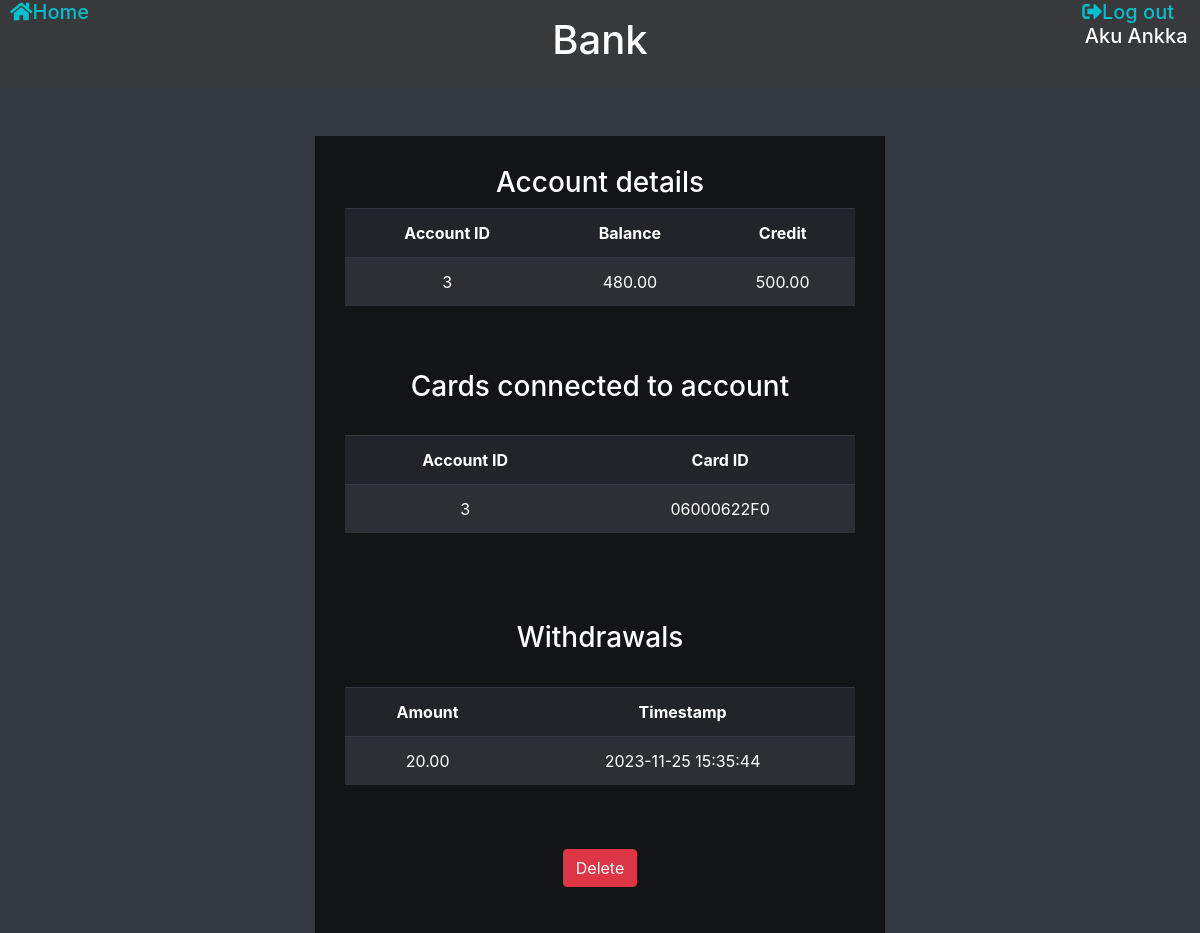
Screenshot of /accountDetails.php?id=3 (signed in) with the database file from the repository.
### tables this page shows
CREATE TABLE IF NOT EXISTS `customer_has_account` (
  `idcustomer` INT NOT NULL,
  `idaccount` INT NOT NULL,
  PRIMARY KEY (`idcustomer`, `idaccount`),
  INDEX `fk_customer_has_account_account1_idx` (`idaccount` ASC) VISIBLE,
  INDEX `fk_customer_has_account_customer1_idx` (`idcustomer` ASC) VISIBLE,
  CONSTRAINT `fk_customer_has_account_customer1`
    FOREIGN KEY (`idcustomer`)
    REFERENCES `customer` (`idcustomer`)
    ON DELETE NO ACTION
    ON UPDATE NO ACTION,
  CONSTRAINT `fk_customer_has_account_account1`
    FOREIGN KEY (`idaccount`)
    REFERENCES `account` (`idaccount`)
    ON DELETE NO ACTION
    ON UPDATE NO ACTION);

CREATE TABLE IF NOT EXISTS `account` (
  `idaccount` INT NOT NULL AUTO_INCREMENT,
  `balance` DECIMAL(10,2) NOT NULL,
  `credit` DECIMAL(10,2) NULL,
  PRIMARY KEY (`idaccount`));

CREATE TABLE IF NOT EXISTS `card` (
  `idcard` VARCHAR(16) NOT NULL,
  `pin` VARCHAR(255) NOT NULL,
  `idcustomer` INT NOT NULL,
  PRIMARY KEY (`idcard`),
  INDEX `fk_card_customer1_idx` (`idcustomer` ASC) VISIBLE,
  CONSTRAINT `fk_card_customer1`
    FOREIGN KEY (`idcustomer`)
    REFERENCES `customer` (`idcustomer`)
    ON DELETE NO ACTION
    ON UPDATE NO ACTION);

CREATE TABLE IF NOT EXISTS `withdrawal` (
  `idwithdrawal` INT NOT NULL AUTO_INCREMENT,
  `idaccount` INT NOT NULL,
  `amount` DECIMAL(10,2) NOT NULL,
  `timestamp` DATETIME NOT NULL DEFAULT current_timestamp(),
  PRIMARY KEY (`idwithdrawal`),
  INDEX `fk_transactions_account1_idx` (`idaccount` ASC) VISIBLE,
  CONSTRAINT `fk_transactions_account1`
    FOREIGN KEY (`idaccount`)
    REFERENCES `account` (`idaccount`)
    ON DELETE NO ACTION
    ON UPDATE NO ACTION);

### www/accountDetails.php (the view, shortened to what this page needs)
<?php
require_once "connection.php";
$result=[];
try {
	if (isset($_GET["id"])) {
		$sql = 'SELECT * FROM account
        JOIN customer_has_account ON account.idaccount = customer_has_account.idaccount
        JOIN customer ON customer_has_account.idcustomer = customer.idcustomer
        WHERE customer.idcustomer = :idCustomer
        AND account.idaccount = :idAccount
        LIMIT 1';
        $statement = $connect->prepare($sql);
        $paramCustomerId = $_SESSION["userID"];
        $paramAccountId = $_GET["id"];
        $statement->bindparam(":idCustomer", $paramCustomerId);
        $statement->bindparam(":idAccount", $paramAccountId);
        $statement->execute();
        $result = $statement->fetchAll();
	}
} catch (Exception $error) {
	echo "Error" . $error->getMessage();
}
try {
	if (isset($_GET["id"])) {
		$sql = 'SELECT * FROM withdrawal
        JOIN account ON withdrawal.idaccount = account.idaccount
        JOIN customer_has_account ON account.idaccount = customer_has_account.idaccount
        JOIN customer ON customer_has_account.idcustomer = customer.idcustomer
        WHERE customer.idcustomer = :idCustomer
        AND withdrawal.idaccount = :idAccount';
        $statement = $connect->prepare($sql);
        $paramCustomerId = $_SESSION["userID"];
        $paramAccountId = $_GET["id"];
        $statement->bindparam(":idCustomer", $paramCustomerId);
        $statement->bindparam(":idAccount", $paramAccountId);
        $statement->execute();
        $result2 = $statement->fetchAll();
	}
} catch (Exception $error) {
	echo "Error" . $error->getMessage();
}
try {
	$sql = 'SELECT card.idcard, account.idaccount FROM customer
	JOIN card ON customer.idcustomer = card.idcustomer
	JOIN card_has_account ON card.idcard = card_has_account.idcard
	JOIN account ON card_has_account.idaccount = account.idaccount
	WHERE customer.idcustomer = :idCustomer
    AND account.idaccount = :idAccount';
	$statement = $connect->prepare($sql);
	$paramCustomerId = $_SESSION["userID"];
    $paramAccountId = $_GET["id"];
	$statement->bindparam(":idCustomer", $paramCustomerId);
    $statement->bindparam(":idAccount", $paramAccountId);
	$statement->execute();
	$result3 = $statement->fetchAll();
} catch (Exception $error) {
	echo "Error" . $error->getMessage();
}
?>
<!DOCTYPE html>
<html lang="fi">
<head>
	<link rel="stylesheet" href="https://maxcdn.bootstrapcdn.com/bootstrap/4.1.3/css/bootstrap.min.css">
	<link rel="stylesheet" href="https://use.fontawesome.com/releases/v5.3.1/css/all.css">
	<link rel="stylesheet" href="stylesheet.css">
	<link rel="stylesheet" type="text/css" href="https://cdn.datatables.net/v/bs4/dt-1.12.1/r-2.3.0/datatables.min.css"/>
    <link rel="stylesheet" href="stylesheet.css">
</head>
<body class="bg-dark text-white ">
	<?php include 'header.php';?>
	<main class="container text-center">
	<div class="row">
		<div class="col-md-3 mx-auto"></div>
		<div style="background-color:rgba(0, 0, 0, 0.65); padding: 30px;" class="col-md-6 mx-auto">
            <h3>Account details</h3>
		    <div class="form-group">
                <table id="table" class="table table-dark table-striped">
                    <thead>
                        <tr class="font-weight-bold">
                            <td>Account ID</td>
                            <td>Balance</td>
                            <td>Credit</td>
                        </tr>
                    </thead>
                    <tbody>
                    <?php
                        if ($result === NULL) {
                            echo "You have no accounts.";
                        } else {
                            foreach ($result as $value) {
                                echo '<tr><td>' . htmlspecialchars($value['idaccount']) . '</td>
                                <td>' . htmlspecialchars($value['balance']) . "</td>
                                <td>";
                                if($value['credit'] === NULL) {
                                    echo "No credit";
                                } else {
                                    echo htmlspecialchars($value['credit']);
                                }
                                echo "</td>
                                </tr>";
                            }
                        }
                    ?>
                    </tbody>
                </table><br><br>
                <h3>Cards connected to account</h3>
                <br>
                <table id="cardTable" class="table table-dark table-striped">
                    <thead>
                        <tr class="font-weight-bold">
                            <td>Account ID</td>
                            <td>Card ID</td>
                        </tr>
                    </thead>
                    <tbody>
                    <?php
                        if (count($result3) === 0) {
                            echo "<tr><td colspan='2'>You have no cards on this account.</td></tr>";
                        } else {
                            foreach ($result3 as $value) {
                                echo '<tr><td>' . htmlspecialchars($value['idaccount']) . '</td>
                                <td>' . htmlspecialchars($value['idcard']) . "</td>
                                </tr>";
                            }
                        }
                    ?>
                    </tbody>
			    </table><br><br><br>
                <h3>Withdrawals</h3>
                <br>
                <table id="withdrawalTable" class="table table-dark table-striped">
                    <thead>
                        <tr class="font-weight-bold">
                            <td>Amount</td>
                            <td>Timestamp</td>
                        </tr>
                    </thead>
                    <tbody>
                    <?php
                        if (count($result2) === 0) {
                            echo "<tr><td colspan='2'>You have no withdrawals on this account.</td></tr>";
                        } else {
                            foreach ($result2 as $value) {
                                echo '<tr>
                                <td>' . htmlspecialchars($value['amount']) . '</td>
                                <td>' . htmlspecialchars($value['timestamp']) . "</td>
                                </tr>";
                            }
                        }
                    ?>
                    </tbody>
                </table><br><br>
                <a href="<?php echo "deleteAccount.php?delID=" . $result[0]["idaccount"]; ?>" role="button" class="btn btn-danger"  onClick="return confirm('Are you sure you want to delete this account and the cards associated with it?')">Delete</a>
		    </div>
		  </div>
		  <div class="col-md-3 mx-auto"></div>
		</div>
	</main>
</body>
</html>

### www/stylesheet.css (style rules this page uses)
body { background-image: url("https://images.nationalgeographic.org/image/upload/v1638892272/EducationHub/photos/hoh-river-valley.jpg"); background-attachment: fixed; }

### rows the page displays
customer_has_account: idaccount "3", idaccount.balance "480.00", idaccount.credit "500.00"
card: account.idaccount "3", idcard "06000622F0"
withdrawal: amount "20.00", timestamp "2023-11-25 15:35:44"

### other values shown
$_SESSION["name"] "Aku Ankka"
